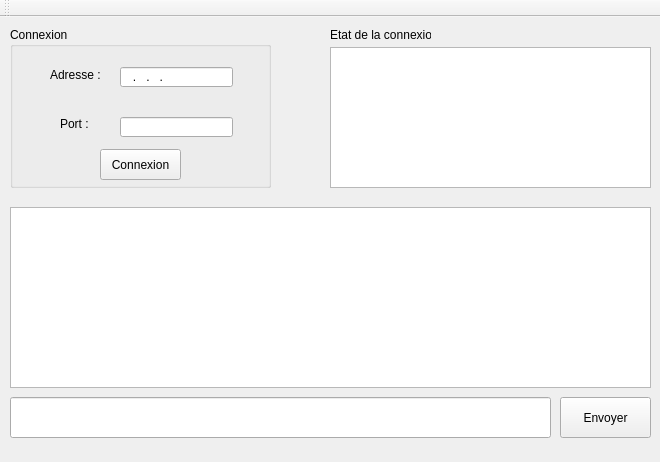
<?xml version="1.0" encoding="UTF-8"?>
<ui version="4.0">
 <class>InstantChat</class>
 <widget class="QMainWindow" name="InstantChat">
  <property name="geometry">
   <rect>
    <x>0</x>
    <y>0</y>
    <width>660</width>
    <height>462</height>
   </rect>
  </property>
  <property name="windowTitle">
   <string>InstantChat</string>
  </property>
  <widget class="QWidget" name="centralWidget">
   <widget class="QGroupBox" name="groupBox_connexion">
    <property name="geometry">
     <rect>
      <x>10</x>
      <y>10</y>
      <width>261</width>
      <height>161</height>
     </rect>
    </property>
    <property name="title">
     <string>Connexion</string>
    </property>
    <widget class="QLabel" name="label">
     <property name="geometry">
      <rect>
       <x>40</x>
       <y>40</y>
       <width>61</width>
       <height>16</height>
      </rect>
     </property>
     <property name="text">
      <string>Adresse :</string>
     </property>
    </widget>
    <widget class="QLabel" name="label_2">
     <property name="geometry">
      <rect>
       <x>50</x>
       <y>90</y>
       <width>46</width>
       <height>13</height>
      </rect>
     </property>
     <property name="text">
      <string>Port : </string>
     </property>
    </widget>
    <widget class="QLineEdit" name="lineEdit_add_serv">
     <property name="geometry">
      <rect>
       <x>110</x>
       <y>40</y>
       <width>113</width>
       <height>20</height>
      </rect>
     </property>
     <property name="inputMask">
      <string>009.009.009.009; </string>
     </property>
    </widget>
    <widget class="QLineEdit" name="lineEdit_port_serv">
     <property name="geometry">
      <rect>
       <x>110</x>
       <y>90</y>
       <width>113</width>
       <height>20</height>
      </rect>
     </property>
     <property name="inputMask">
      <string>00009; </string>
     </property>
    </widget>
    <widget class="QPushButton" name="pushButton_connexion">
     <property name="geometry">
      <rect>
       <x>90</x>
       <y>122</y>
       <width>81</width>
       <height>31</height>
      </rect>
     </property>
     <property name="text">
      <string>Connexion</string>
     </property>
    </widget>
   </widget>
   <widget class="QListWidget" name="listWidget_etat_connexion">
    <property name="geometry">
     <rect>
      <x>330</x>
      <y>30</y>
      <width>321</width>
      <height>141</height>
     </rect>
    </property>
   </widget>
   <widget class="QLabel" name="label_3">
    <property name="geometry">
     <rect>
      <x>330</x>
      <y>10</y>
      <width>101</width>
      <height>16</height>
     </rect>
    </property>
    <property name="text">
     <string>Etat de la connexion</string>
    </property>
   </widget>
   <widget class="QListWidget" name="listWidget_chat">
    <property name="geometry">
     <rect>
      <x>10</x>
      <y>190</y>
      <width>641</width>
      <height>181</height>
     </rect>
    </property>
   </widget>
   <widget class="QLineEdit" name="lineEdit_texte">
    <property name="geometry">
     <rect>
      <x>10</x>
      <y>380</y>
      <width>541</width>
      <height>41</height>
     </rect>
    </property>
   </widget>
   <widget class="QPushButton" name="pushButton_Envoyer">
    <property name="geometry">
     <rect>
      <x>560</x>
      <y>380</y>
      <width>91</width>
      <height>41</height>
     </rect>
    </property>
    <property name="text">
     <string>Envoyer</string>
    </property>
   </widget>
  </widget>
  <widget class="QMenuBar" name="menuBar">
   <property name="geometry">
    <rect>
     <x>0</x>
     <y>0</y>
     <width>660</width>
     <height>21</height>
    </rect>
   </property>
  </widget>
  <widget class="QToolBar" name="mainToolBar">
   <attribute name="toolBarArea">
    <enum>TopToolBarArea</enum>
   </attribute>
   <attribute name="toolBarBreak">
    <bool>false</bool>
   </attribute>
  </widget>
 </widget>
 <layoutdefault spacing="6" margin="11"/>
 <resources/>
 <connections/>
</ui>
